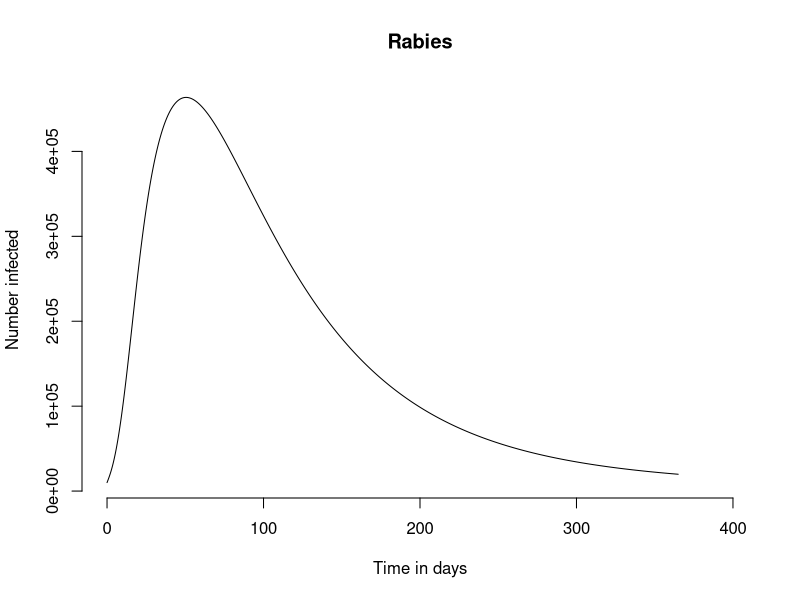

Write R code to recreate this figure.
rm(list=ls())

sir <- function(t,y,parms){

  with(c(as.list(y),parms),{
    dSdT <- -Lambda*S*I/N -Tau*S +Psi*V+B*N- Mu1 * S
    dEdT <- Lambda*S*I/N - Gamma*E -Mu1 * E
    dIdT <- Gamma*E-Mu1*I-Mu2*I
    dVdT <- Tau*S - Psi * V - Mu1 * V
    
    return(list(c(dSdT,dEdT,dIdT,dVdT)))
  })
}




time <- 0



N0 <- 1000000


pop.SI <- c(S = (1-0.02)*N0,
            E = (0.01)*N0,
            I = (0.01)*N0, 
            V=0 )       



values <- c(
  B = 0.0005,
  Mu1=0.005,
  Mu2=0.01,
  Psi=0.05,
  Tau=0.1,
  Lambda=0.49, # be
  Gamma=0.5, 
  N=N0)



sir(t=time,y=pop.SI,parms=values)


delta.t <- 0.1                    

pop.next <- pop.SI + unlist(sir(t=time,y=pop.SI,parms=values)) * delta.t
pop.SI
pop.next



library(deSolve)               
time.out <- seq(0,365,0.1)  

lsoda(
  y = pop.SI,               
  times = time.out,             
  func = sir,                   
  parms = values                
)

ts.sir <- data.frame(lsoda(
  y = pop.SI,               
  times = time.out,         
  func = sir,               
  parms = values            
))

head(ts.sir)

subset(ts.sir,time==365)

plot(ts.sir$time,               # Time on the x axis
     ts.sir$I,                  # Number infected (I) on the y axis
     xlab = "Time in days",     # Label the x axis
     ylab = "Number infected",  # Label the y axis
     main = "Rabies",           # Plot title
     xlim = c(0,400),           #
     type = "l",                # Use a line plot
     bty = "n")                 # Remove the box around the plot
